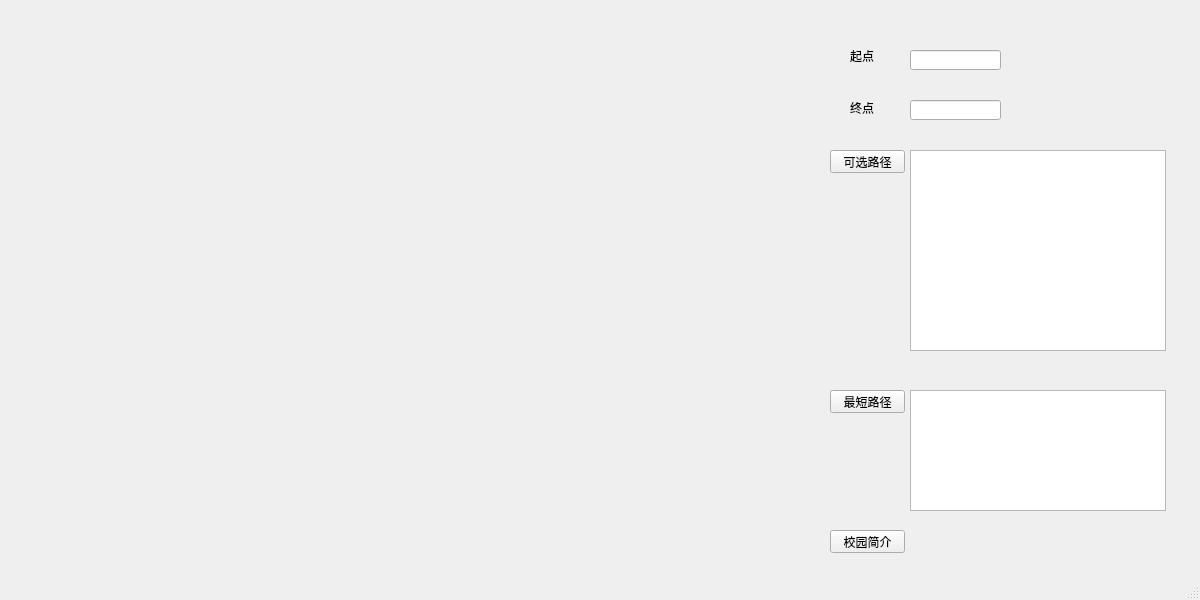
<?xml version="1.0" encoding="UTF-8"?>
<ui version="4.0">
 <class>MainWindow</class>
 <widget class="QMainWindow" name="MainWindow">
  <property name="geometry">
   <rect>
    <x>0</x>
    <y>0</y>
    <width>1200</width>
    <height>600</height>
   </rect>
  </property>
  <property name="minimumSize">
   <size>
    <width>1200</width>
    <height>600</height>
   </size>
  </property>
  <property name="maximumSize">
   <size>
    <width>1200</width>
    <height>600</height>
   </size>
  </property>
  <property name="windowTitle">
   <string>Guide</string>
  </property>
  <property name="windowIcon">
   <iconset resource="images.qrc">
    <normaloff>:/images/map.png</normaloff>:/images/map.png</iconset>
  </property>
  <widget class="QWidget" name="centralwidget">
   <widget class="QLabel" name="label">
    <property name="geometry">
     <rect>
      <x>850</x>
      <y>40</y>
      <width>31</width>
      <height>31</height>
     </rect>
    </property>
    <property name="text">
     <string>起点</string>
    </property>
   </widget>
   <widget class="QLabel" name="label2">
    <property name="geometry">
     <rect>
      <x>850</x>
      <y>100</y>
      <width>31</width>
      <height>16</height>
     </rect>
    </property>
    <property name="text">
     <string>终点</string>
    </property>
   </widget>
   <widget class="QLineEdit" name="lineEdit2">
    <property name="geometry">
     <rect>
      <x>910</x>
      <y>100</y>
      <width>91</width>
      <height>20</height>
     </rect>
    </property>
   </widget>
   <widget class="QLineEdit" name="lineEdit">
    <property name="geometry">
     <rect>
      <x>910</x>
      <y>50</y>
      <width>91</width>
      <height>20</height>
     </rect>
    </property>
    <property name="contextMenuPolicy">
     <enum>Qt::DefaultContextMenu</enum>
    </property>
   </widget>
   <widget class="QPushButton" name="pushButton">
    <property name="geometry">
     <rect>
      <x>830</x>
      <y>150</y>
      <width>75</width>
      <height>23</height>
     </rect>
    </property>
    <property name="text">
     <string>可选路径</string>
    </property>
   </widget>
   <widget class="QTextBrowser" name="textBrowser">
    <property name="geometry">
     <rect>
      <x>910</x>
      <y>150</y>
      <width>256</width>
      <height>201</height>
     </rect>
    </property>
   </widget>
   <widget class="QPushButton" name="pushButton2">
    <property name="geometry">
     <rect>
      <x>830</x>
      <y>390</y>
      <width>75</width>
      <height>23</height>
     </rect>
    </property>
    <property name="text">
     <string>最短路径</string>
    </property>
   </widget>
   <widget class="QTextBrowser" name="textBrowser2">
    <property name="geometry">
     <rect>
      <x>910</x>
      <y>390</y>
      <width>256</width>
      <height>121</height>
     </rect>
    </property>
   </widget>
   <widget class="QPushButton" name="pushButton3">
    <property name="geometry">
     <rect>
      <x>830</x>
      <y>530</y>
      <width>75</width>
      <height>23</height>
     </rect>
    </property>
    <property name="text">
     <string>校园简介</string>
    </property>
   </widget>
  </widget>
  <widget class="QMenuBar" name="menubar">
   <property name="geometry">
    <rect>
     <x>0</x>
     <y>0</y>
     <width>1200</width>
     <height>20</height>
    </rect>
   </property>
  </widget>
  <widget class="QStatusBar" name="statusbar"/>
 </widget>
 <resources>
  <include location="images.qrc"/>
 </resources>
 <connections/>
</ui>
